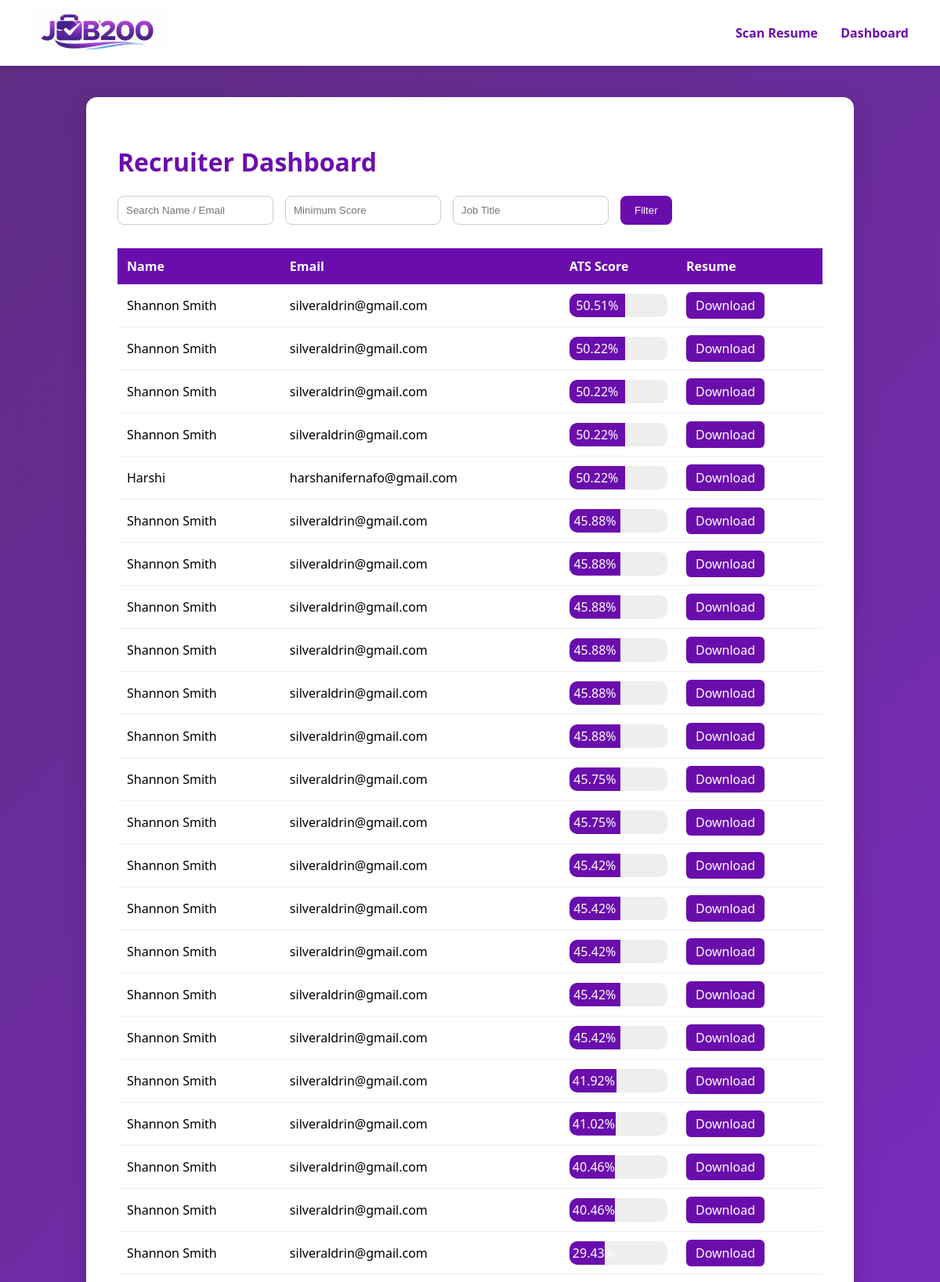
The page /dashboard/ (signed in, upper part) on the database its author committed.
### scanner/models.py (models this page shows)
class Resume(models.Model):
    name = models.CharField(max_length=200)
    email = models.EmailField()
    job_title = models.CharField(max_length=200)
    resume_file = models.FileField(
        upload_to='resumes/',
        validators=[validate_pdf]
    )
    job_description = models.TextField()
    score = models.FloatField(null=True, blank=True)
    created_at = models.DateTimeField(auto_now_add=True)

### scanner/views.py (the view)
# urls.py: path('dashboard/', recruiter_dashboard, name='dashboard'),
@login_required(login_url='/accounts/login/')
def recruiter_dashboard(request):
    query = request.GET.get("q", "")
    min_score = request.GET.get("score", "")
    job_title = request.GET.get("job", "")   # NEW
    resumes = Resume.objects.all().order_by("-score")
    if query:
        resumes = resumes.filter(
            Q(name__icontains=query) |
            Q(email__icontains=query)
        )
    if min_score:
        resumes = resumes.filter(score__gte=min_score)
    if job_title:
        resumes = resumes.filter(job_title__icontains=job_title)
    return render(request, "dashboard.html", {
        "resumes": resumes,
        "job_title": job_title
    })

### scanner/templates/dashboard.html (shortened to what this page needs)
{% extends "base.html" %}
{% block content %}
<h1 style="color:#6a0dad;">Recruiter Dashboard</h1>
<form method="GET" class="filter-bar">
    <input type="text" name="q" placeholder="Search Name / Email">
    <input type="number" name="score" placeholder="Minimum Score">
    <input type="text" name="job" placeholder="Job Title" value="{{ job_title }}">
    <button type="submit">Filter</button>
</form>
<table class="resume-table">
    <tr>
        <th>Name</th>
        <th>Email</th>
        <th>ATS Score</th>
        <th>Resume</th>
    </tr>
    {% for r in resumes %}
    <tr>
        <td>{{ r.name }}</td>
        <td>{{ r.email }}</td>
        <td>
            <div class="progress">
                <div class="progress-bar" style="width:{{ r.score }}%;">
                    {{ r.score }}%
                </div>
            </div>
        </td>
        <td>
            <a class="download-btn" href="{{ r.resume_file.url }}">Download</a>
        </td>
    </tr>
    {% endfor %}
</table>
{% endblock %}

### scanner/templates/base.html (shortened to what this page needs)
{% load static %}
<!DOCTYPE html>
<html>
<head>
</head>
<body>
<div class="header">
    <div class="logo">
        <img src="{% static 'images/logo.jpeg' %}" alt="JOB200 Logo">
    </div>
    <div class="nav">
        <a href="/">Scan Resume</a>
        <a href="/dashboard/">Dashboard</a>
    </div>
</div>
<div class="container">
    {% block content %}
    {% endblock %}
</div>
</body>
</html>

### scanner/templates/base.html (style rules this page uses)
body { margin: 0; font-family: "Segoe UI", Arial, sans-serif; background: linear-gradient(135deg, #5f2c82, #8a2be2); min-height: 100vh; display: flex; flex-direction: column; }
.header { background: white; padding: 12px 40px; display: flex; align-items: center; justify-content: space-between; box-shadow: 0 2px 10px rgba(0,0,0,0.1); }
.logo img { height: 55px; }
.nav a { margin-left: 25px; text-decoration: none; font-weight: 600; color: #6a0dad; }
.container { width: 900px; margin: 40px auto; background: white; border-radius: 14px; padding: 40px; box-shadow: 0 10px 30px rgba(0,0,0,0.15); flex: 1; }

### scanner/templates/dashboard.html (style rules this page uses)
.filter-bar { display:flex; gap:15px; margin:20px 0 30px 0; }
.filter-bar input { padding:10px; border-radius:8px; border:1px solid #ccc; }
.filter-bar button { background:#6a0dad; color:white; border:none; padding:10px 18px; border-radius:8px; cursor:pointer; }
.resume-table { width:100%; border-collapse:collapse; }
.resume-table th { background:#6a0dad; color:white; padding:12px; text-align:left; }
.resume-table td { padding:12px; border-bottom:1px solid #eee; }
.progress { background:#eee; border-radius:10px; overflow:hidden; }
.progress-bar { background:#6a0dad; color:white; padding:4px; text-align:center; }
.download-btn { background:#6a0dad; color:white; padding:6px 12px; border-radius:6px; text-decoration:none; }

### rows shown on the page
Resume: name "Shannon Smith", email "silveraldrin@gmail.com", score "50.51"
Resume: name "Shannon Smith", email "silveraldrin@gmail.com", score "50.22"
Resume: name "Shannon Smith", email "silveraldrin@gmail.com", score "50.22"
Resume: name "Shannon Smith", email "silveraldrin@gmail.com", score "50.22"
Resume: name "Harshi", email "harshanifernafo@gmail.com", score "50.22"
Resume: name "Shannon Smith", email "silveraldrin@gmail.com", score "45.88"
Resume: name "Shannon Smith", email "silveraldrin@gmail.com", score "45.88"
Resume: name "Shannon Smith", email "silveraldrin@gmail.com", score "45.88"
Resume: name "Shannon Smith", email "silveraldrin@gmail.com", score "45.88"
Resume: name "Shannon Smith", email "silveraldrin@gmail.com", score "45.88"
Resume: name "Shannon Smith", email "silveraldrin@gmail.com", score "45.88"
Resume: name "Shannon Smith", email "silveraldrin@gmail.com", score "45.75"
Resume: name "Shannon Smith", email "silveraldrin@gmail.com", score "45.75"
Resume: name "Shannon Smith", email "silveraldrin@gmail.com", score "45.42"
Resume: name "Shannon Smith", email "silveraldrin@gmail.com", score "45.42"
Resume: name "Shannon Smith", email "silveraldrin@gmail.com", score "45.42"
Resume: name "Shannon Smith", email "silveraldrin@gmail.com", score "45.42"
Resume: name "Shannon Smith", email "silveraldrin@gmail.com", score "45.42"
Resume: name "Shannon Smith", email "silveraldrin@gmail.com", score "41.92"
Resume: name "Shannon Smith", email "silveraldrin@gmail.com", score "41.02"
Resume: name "Shannon Smith", email "silveraldrin@gmail.com", score "40.46"
Resume: name "Shannon Smith", email "silveraldrin@gmail.com", score "40.46"
Resume: name "Shannon Smith", email "silveraldrin@gmail.com", score "29.43"
